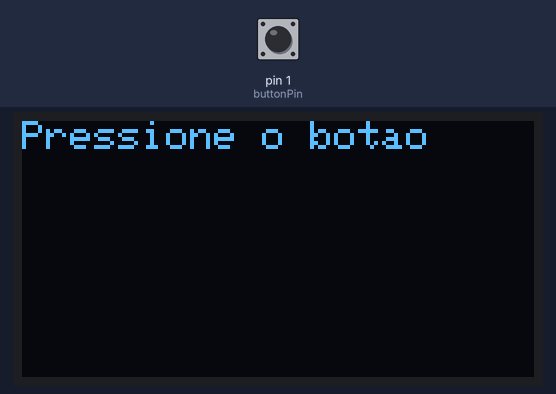
Simulated run of this sketch. Board: Arduino Uno, built with avr-gcc and run on an emulated ATmega328P. Parts: 128×64 one-colour display. The test bench sets the inputs (shaded band); at power-on: pin 1 (buttonPin) HIGH. The display library's start-up logo is not drawn; random numbers use the default seed unless the sketch sets one.

Above: at 1.2 s.
1.3 s: pin 1 (buttonPin) pulled LOW for 3.2 s
At 2.1 s:
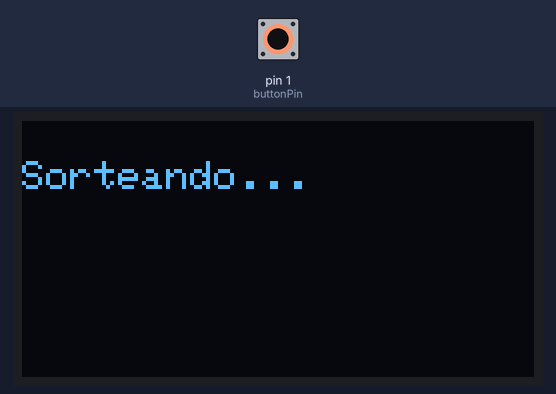
6.0 s: pin 1 (buttonPin) pulled LOW for 0.15 s
At 8.0 s:
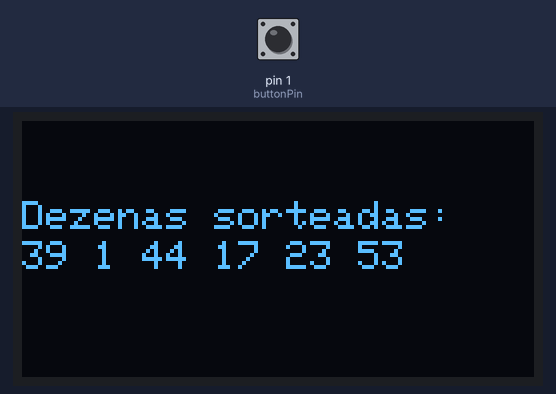
8.5 s: pin 1 (buttonPin) pulled LOW for 1 s
At 9.9 s:
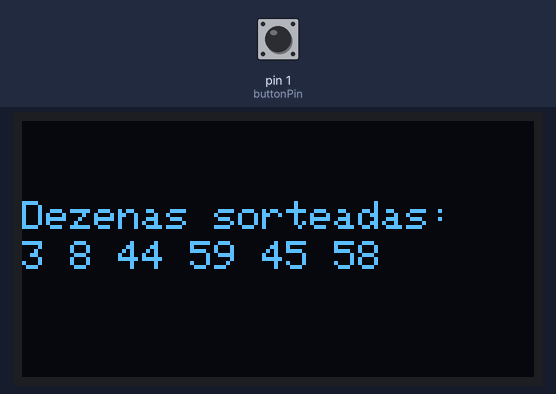
11.0 s: pin 1 (buttonPin) pulled LOW for 0.15 s
At 13.0 s:
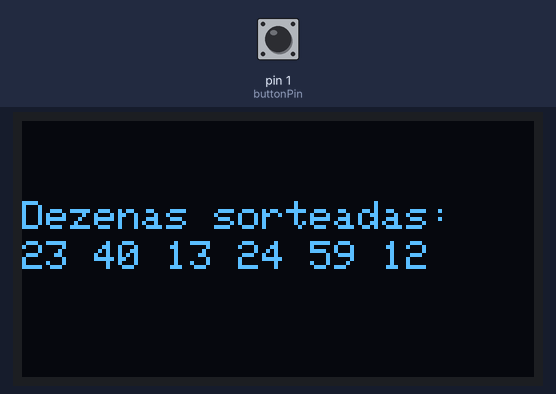
Timing chart, 0 to 14.5 s (numbered marks = the images above; inputs shaded):
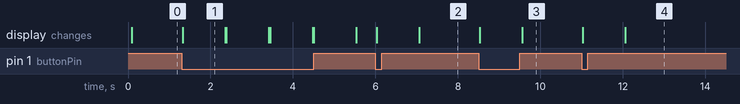

The sketch:

MegaSena.ino
```cpp
#include <Adafruit_GFX.h>
#include <Adafruit_SSD1306.h>
#include <Wire.h>

// Definir a resolução do display OLED
#define SCREEN_WIDTH 128
#define SCREEN_HEIGHT 64
#define OLED_RESET -1

// Inicializar o objeto do display OLED
Adafruit_SSD1306 display(SCREEN_WIDTH, SCREEN_HEIGHT, &Wire, OLED_RESET);

// Definir o pino do botão
const int buttonPin = 1;

// Definir os limites do sorteio
const int minNumber = 1;
const int maxNumber = 60;
const int numNumbers = 6;

void setup() {
  // Configurar o pino do botão como entrada com resistor de pull-up interno
  pinMode(buttonPin, INPUT_PULLUP);

  // Iniciar a comunicação I2C (protocolo usado pelo display OLED) com os pinos SDA (4 D2) e SCL (5 D1) do NodeMCU
  //Wire.begin(4, 5);

  // Inicializar o display OLED com endereço 0x3C e modo de tensão de alimentação SSD1306_SWITCHCAPVCC
  display.begin(SSD1306_SWITCHCAPVCC, 0x3C);

  // Limpar a tela e exibir uma mensagem inicial
  display.display();
  display.clearDisplay();
  display.setTextSize(1);
  display.setTextColor(SSD1306_WHITE);
  display.setCursor(0, 0);
  display.println("Pressione o botao");
  display.display();
}

// Função para verificar se um número já foi sorteado anteriormente
bool isDuplicate(int number, int* numbers, int size) {
  for (int i = 0; i < size; i++) {
    if (number == numbers[i]) {
      return true;
    }
  }
  return false;
}

void loop() {
  // Verificar se o botão foi pressionado (o pino está em nível baixo devido ao resistor de pull-up)
  if (digitalRead(buttonPin) == LOW) {
    // Limpar a tela e exibir uma mensagem de sorteio em andamento
    display.clearDisplay();
    display.setCursor(0, 10);
    display.println("Sorteando...");
    display.display();
    delay(1000);

    // Inicializar um array para armazenar as dezenas sorteadas
    int numbers[numNumbers];

    // Usar o tempo atual em microssegundos como semente para o gerador de números aleatórios
    randomSeed(micros());

    // Realizar o sorteio das dezenas
    for (int i = 0; i < numNumbers; i++) {
      int num;
      do {
        // Gerar um número aleatório entre minNumber e maxNumber (incluindo os valores 01 e 60)
        num = random(minNumber, maxNumber + 1);
      } while (isDuplicate(num, numbers, i)); // Verificar se o número já foi sorteado anteriormente

      // Armazenar a dezena sorteada no array
      numbers[i] = num;
    }

    // Limpar a tela e exibir as dezenas sorteadas
    display.clearDisplay();
    display.setCursor(0, 20);
    display.println("Dezenas sorteadas:");
    display.setCursor(0, 30);
    for (int i = 0; i < numNumbers; i++) {
      display.print(numbers[i]);
      display.print(" ");
    }
    display.display();
  }
}
```

Measured:
- after the input at 1.3 s, the display: changes at once (image 1)
- after the input at 6.0 s, the display: first changes at once (image 2 shows a later state)
- after the input at 8.5 s, the display: first changes at once (image 3 shows a later state)
- after the input at 11.0 s, the display: first changes at once (image 4 shows a later state)
- what the display in image 1 shows lasts 1.1 s, from 1.3 s to 2.4 s
